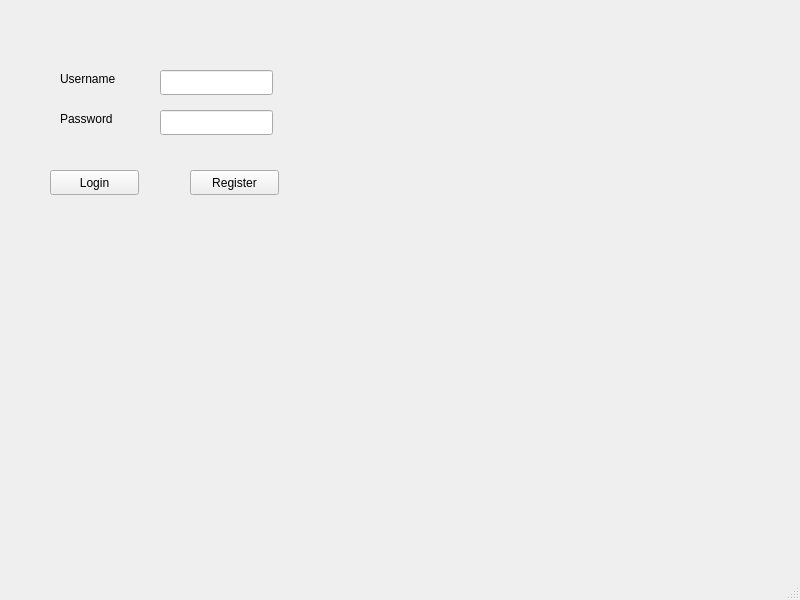
<?xml version="1.0" encoding="UTF-8"?>
<ui version="4.0">
 <class>MainWindow</class>
 <widget class="QMainWindow" name="MainWindow">
  <property name="geometry">
   <rect>
    <x>0</x>
    <y>0</y>
    <width>800</width>
    <height>600</height>
   </rect>
  </property>
  <property name="windowTitle">
   <string>MainWindow</string>
  </property>
  <widget class="QWidget" name="centralwidget">
   <widget class="QLabel" name="label">
    <property name="geometry">
     <rect>
      <x>60</x>
      <y>70</y>
      <width>81</width>
      <height>17</height>
     </rect>
    </property>
    <property name="text">
     <string>Username</string>
    </property>
   </widget>
   <widget class="QLabel" name="label_2">
    <property name="geometry">
     <rect>
      <x>60</x>
      <y>110</y>
      <width>71</width>
      <height>17</height>
     </rect>
    </property>
    <property name="text">
     <string>Password</string>
    </property>
   </widget>
   <widget class="QLineEdit" name="userNameInput">
    <property name="geometry">
     <rect>
      <x>160</x>
      <y>70</y>
      <width>113</width>
      <height>25</height>
     </rect>
    </property>
   </widget>
   <widget class="QLineEdit" name="passwordInput">
    <property name="geometry">
     <rect>
      <x>160</x>
      <y>110</y>
      <width>113</width>
      <height>25</height>
     </rect>
    </property>
    <property name="text">
     <string/>
    </property>
    <property name="echoMode">
     <enum>QLineEdit::Password</enum>
    </property>
   </widget>
   <widget class="QPushButton" name="loginButton">
    <property name="geometry">
     <rect>
      <x>50</x>
      <y>170</y>
      <width>89</width>
      <height>25</height>
     </rect>
    </property>
    <property name="text">
     <string>Login</string>
    </property>
   </widget>
   <widget class="QPushButton" name="regissterButton">
    <property name="geometry">
     <rect>
      <x>190</x>
      <y>170</y>
      <width>89</width>
      <height>25</height>
     </rect>
    </property>
    <property name="text">
     <string>Register</string>
    </property>
   </widget>
   <widget class="QLabel" name="errorLabel">
    <property name="geometry">
     <rect>
      <x>50</x>
      <y>140</y>
      <width>291</width>
      <height>17</height>
     </rect>
    </property>
    <property name="text">
     <string/>
    </property>
   </widget>
  </widget>
  <widget class="QMenuBar" name="menubar">
   <property name="geometry">
    <rect>
     <x>0</x>
     <y>0</y>
     <width>800</width>
     <height>22</height>
    </rect>
   </property>
  </widget>
  <widget class="QStatusBar" name="statusbar"/>
 </widget>
 <resources/>
 <connections/>
</ui>
